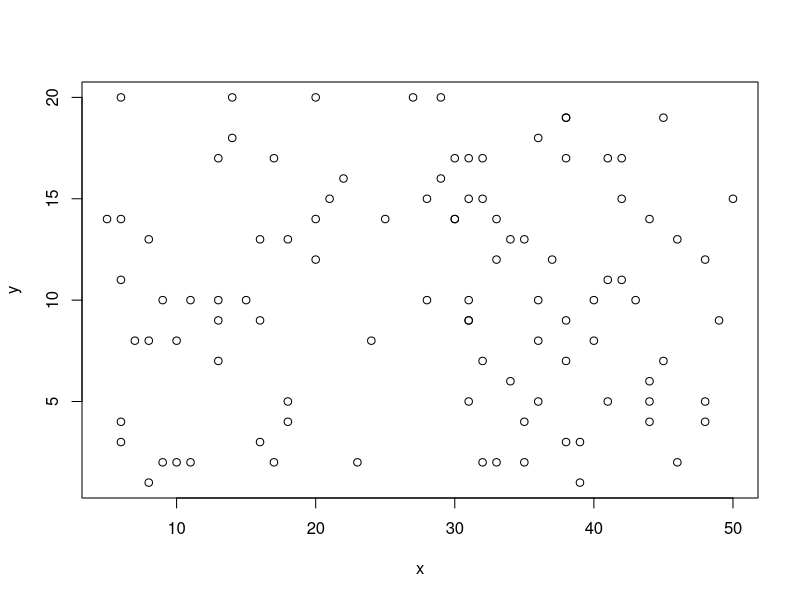

Write R code to recreate this figure.
## ---- chunk 1
knitr::opts_chunk$set(echo = TRUE)
## ---- chunk 2
Noise_oc<-round(runif(100, min = 5, max = 50),0)
Behavior<-rep(c("Feeding","Resting","Social", "Traveling"), each=1)
Calm_oc<-round(runif(100, min = 1, max = 20), 0)
d_frame<-data.frame(Behavior,Calm_oc,Noise_oc) #each variable have the same length
print(d_frame)
str(d_frame) 
summary(d_frame)
fit_linear <- function(x=Noise_oc,y=Calm_oc) {
    my_mod <- lm(y~x) 
    my_out <- c(slope=summary(my_mod)$coefficients[2,1],
               p_value=summary(my_mod)$coefficients[2,4])
   plot(x=x,y=y) 
   return(my_out)
 }
fit_linear()

